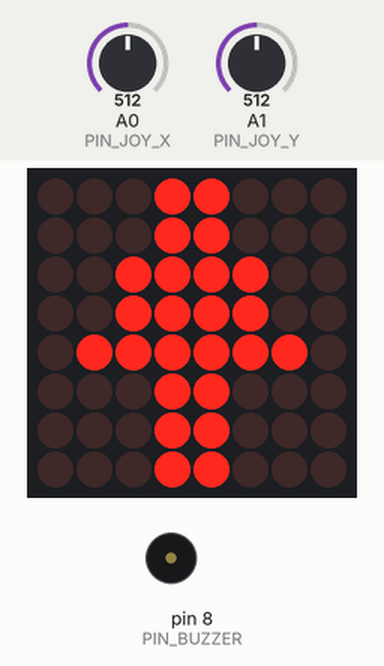
A sketch run on a simulated Arduino Uno, built with avr-gcc and run on an emulated ATmega328P. Shown: 8×8 LED matrix, buzzer (waves = sounding). The inputs (shaded band) are chosen by the test bench; at power-on: A0 (PIN_JOY_X) = 512, A1 (PIN_JOY_Y) = 512. Random numbers use the default seed unless the sketch sets one.

Above: at 0.7 s.
At 2.0 s:
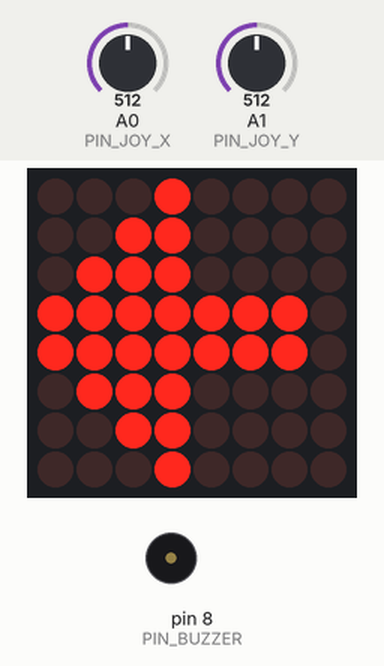
2.1 s: A0 (PIN_JOY_X) set to 635
5.1 s: A0 (PIN_JOY_X) set to 660
At 7.86 s:
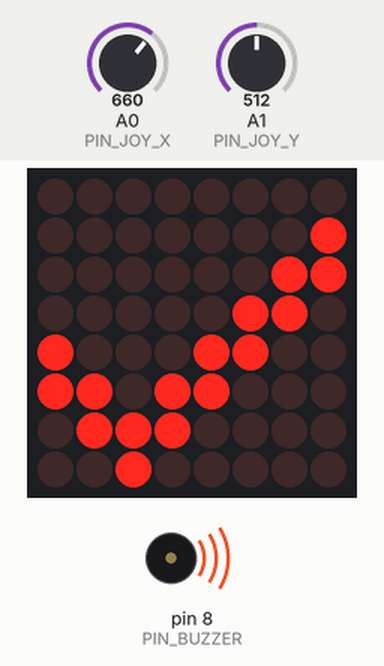
8.1 s: A1 (PIN_JOY_Y) set to 642
11.1 s: A1 (PIN_JOY_Y) set to 672
At 11.59 s:
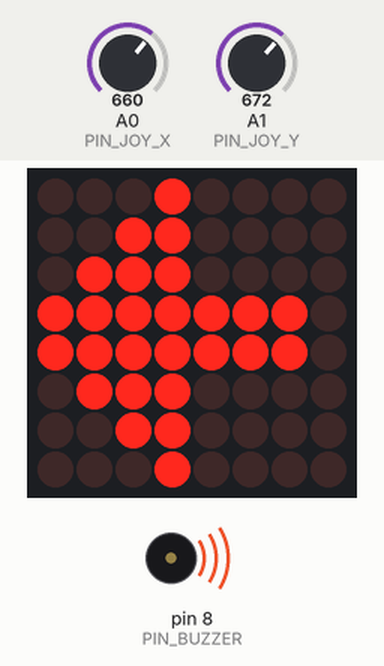
14.1 s: A0 (PIN_JOY_X) set to 364
17.1 s: A0 (PIN_JOY_X) set to 344
At 22.3 s:
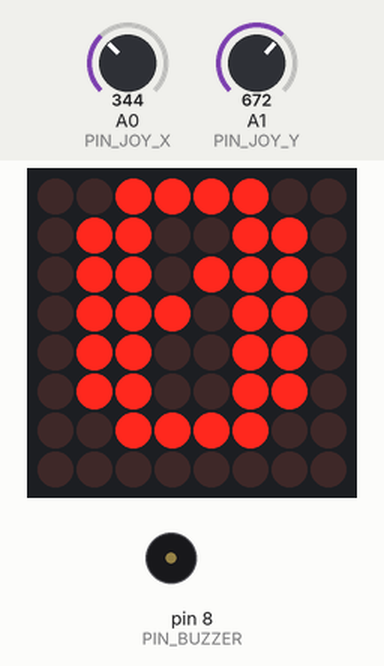
Timing chart, 0 to 24.9 s (numbered marks = the images above; inputs shaded):
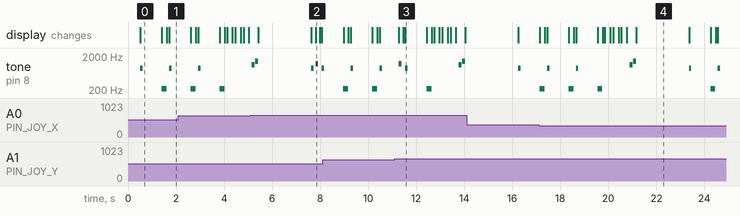

The sketch:

Reverse_Rush_final.ino
```cpp
/*
  REVERSE RUSH — UNO R3 + MAX7219 + Joystick + Buzzer
  Mapping: Left/Right = SAME, Up/Down = OPPOSITE
*/

#include <LedControl.h>

/*** CONFIG ***/
const uint8_t PIN_MX_DIN = 12, PIN_MX_CLK = 11, PIN_MX_CS  = 10;
const uint8_t PIN_JOY_X  = A0, PIN_JOY_Y  = A1, PIN_JOY_SW = 2;
const uint8_t PIN_BUZZER = 8;
const int MATRIX_ORIENTATION = 0;              // 0/90/180/270
const unsigned long ROUND_TIME_MS = 900;
const unsigned long HOLD_OK_MS    = 180;
const uint8_t LIVES_START = 3;
int DEADZONE = 140;

const bool TWO_DIGIT_MIRROR = true;   // flip only the compact two-digit score if needed

/*** END CONFIG ***/

LedControl mx(PIN_MX_DIN, PIN_MX_CLK, PIN_MX_CS, 1);

enum Dir { NONE=-1, UP=0, DOWN=1, LEFT=2, RIGHT=3 };

// ---------- 8x8 icons
const byte ARROW_UP[8]    ={B00011000,B00011000,B00111100,B00111100,B01111110,B00011000,B00011000,B00011000};
const byte ARROW_DOWN[8]  ={B00011000,B00011000,B00011000,B01111110,B00111100,B00111100,B00011000,B00011000};
const byte ARROW_LEFT[8]  ={B00001000,B00001100,B00001110,B01111111,B01111111,B00001110,B00001100,B00001000};
const byte ARROW_RIGHT[8] ={B00010000,B00110000,B01110000,B11111110,B11111110,B01110000,B00110000,B00010000};
const byte TICK[8]        ={B00000000,B00000001,B00000011,B00000110,B10001100,B11011000,B01110000,B00100000};
const byte CROSS[8]       ={B10000001,B01000010,B00100100,B00011000,B00011000,B00100100,B01000010,B10000001};

// ---------- big digits (for single-digit score)
const byte DIGIT_0[8]={B00111100,B01100110,B01101110,B01110110,B01100110,B01100110,B00111100,B00000000};
const byte DIGIT_1[8]={B00011000,B00111000,B00011000,B00011000,B00011000,B00011000,B00111100,B00000000};
const byte DIGIT_2[8]={B00111100,B01100110,B00000110,B00001100,B00110000,B01100000,B01111110,B00000000};
const byte DIGIT_3[8]={B00111100,B01100110,B00000110,B00011100,B00000110,B01100110,B00111100,B00000000};
const byte DIGIT_4[8]={B00001100,B00011100,B00101100,B01001100,B01111110,B00001100,B00001100,B00000000};
const byte DIGIT_5[8]={B01111110,B01100000,B01111100,B00000110,B00000110,B01100110,B00111100,B00000000};
const byte DIGIT_6[8]={B00111100,B01100110,B01100000,B01111100,B01100110,B01100110,B00111100,B00000000};
const byte DIGIT_7[8]={B01111110,B00000110,B00001100,B00011000,B00110000,B00110000,B00110000,B00000000};
const byte DIGIT_8[8]={B00111100,B01100110,B01100110,B00111100,B01100110,B01100110,B00111100,B00000000};
const byte DIGIT_9[8]={B00111100,B01100110,B01100110,B00111110,B00000110,B01100110,B00111100,B00000000};

// ---------- tiny 3×5 font for side-by-side two digits
const byte FONT3x5[10][5] = {
  {B111,B101,B101,B101,B111}, //0
  {B010,B110,B010,B010,B111}, //1
  {B111,B001,B111,B100,B111}, //2
  {B111,B001,B111,B001,B111}, //3
  {B101,B101,B111,B001,B001}, //4
  {B111,B100,B111,B001,B111}, //5
  {B111,B100,B111,B101,B111}, //6
  {B111,B001,B010,B100,B100}, //7
  {B111,B101,B111,B101,B111}, //8
  {B111,B101,B111,B001,B111}  //9
};

// ---------- game state (define ONCE)
uint8_t lives = LIVES_START;
uint16_t score = 0;
Dir currentArrow = NONE;
int cx = 512, cy = 512;

// ---------- helpers
void muteBuzzer(){ noTone(PIN_BUZZER); digitalWrite(PIN_BUZZER, LOW); }
void beepOK(){ tone(PIN_BUZZER,1200,120); }
void beepFail(){ tone(PIN_BUZZER,220,200); }
void beepStart(){ tone(PIN_BUZZER,880,100); }

void rotatedShow(const byte img[8], int deg){
  byte out[8]={0,0,0,0,0,0,0,0};
  if (deg==0){ for(int r=0;r<8;r++) mx.setRow(0,r,img[r]); return; }
  for(int r=0;r<8;r++){
    for(int c=0;c<8;c++){
      if ((img[r]>>c)&1){
        int rr,cc;
        if (deg==90){ rr=c; cc=7-r; }
        else if (deg==180){ rr=7-r; cc=7-c; }
        else { rr=7-c; cc=r; } //270
        out[rr] |= (1<<cc);
      }
    }
  }
  for(int r=0;r<8;r++) mx.setRow(0,r,out[r]);
}
void matrixShow(const byte img[8]){ rotatedShow(img, MATRIX_ORIENTATION); }
void matrixShowBuf(const byte buf[8]){ rotatedShow(buf, MATRIX_ORIENTATION); }
void matrixClear(){ for(int r=0;r<8;r++) mx.setRow(0,r,0); }

void showDigitBig(int n){
  switch(n){
    case 0: matrixShow(DIGIT_0); break; case 1: matrixShow(DIGIT_1); break;
    case 2: matrixShow(DIGIT_2); break; case 3: matrixShow(DIGIT_3); break;
    case 4: matrixShow(DIGIT_4); break; case 5: matrixShow(DIGIT_5); break;
    case 6: matrixShow(DIGIT_6); break; case 7: matrixShow(DIGIT_7); break;
    case 8: matrixShow(DIGIT_8); break; case 9: matrixShow(DIGIT_9); break;
    default: matrixClear(); break;
  }
}

// draw two 3×5 digits on one 8×8 frame (handles left↔right mirroring)
void showTwoDigits(int tens, int ones){
  byte img[8] = {0,0,0,0,0,0,0,0};
  const int top  = 1;   // rows 1..5
  const int colT = 0;   // tens at cols 0..2
  const int colO = 4;   // ones at cols 4..6

  for(int r=0; r<5; r++){
    byte tr  = FONT3x5[tens][r];   // bits 2..0
    byte orr = FONT3x5[ones][r];

    for(int c=0; c<3; c++){
      if (tr & (1 << (2 - c))) {
        int col = TWO_DIGIT_MIRROR ? (7 - (colT + c)) : (colT + c);
        img[top + r] |= (1 << col);
      }
      if (orr & (1 << (2 - c))) {
        int col = TWO_DIGIT_MIRROR ? (7 - (colO + c)) : (colO + c);
        img[top + r] |= (1 << col);
      }
    }
  }
  matrixShowBuf(img);  // still honors MATRIX_ORIENTATION for your module
}


Dir oppositeOf(Dir d){
  if(d==UP) return DOWN; if(d==DOWN) return UP; if(d==LEFT) return RIGHT; if(d==RIGHT) return LEFT; return NONE;
}

Dir readJoystickDir(){
  int x=analogRead(PIN_JOY_X), y=analogRead(PIN_JOY_Y);
  int dx=x-cx, dy=y-cy;
  if (abs(dx)<DEADZONE && abs(dy)<DEADZONE) return NONE;
  if (abs(dx)>abs(dy)) return (dx<0)?LEFT:RIGHT;
  return (dy<0)?UP:DOWN;  // most sticks: UP = smaller Y
}

void showArrow(Dir d){
  switch(d){
    case UP:    matrixShow(ARROW_UP); break;
    case DOWN:  matrixShow(ARROW_DOWN); break;
    case LEFT:  matrixShow(ARROW_LEFT); break;
    case RIGHT: matrixShow(ARROW_RIGHT); break;
    default:    matrixClear(); break;
  }
}

Dir randomArrow(){ return (Dir)random(0,4); }

bool waitForOpposite(Dir requiredOpp, unsigned long timeLimitMs, unsigned long holdMs){
  unsigned long t0=millis(), okStart=0;
  while (millis()-t0 < timeLimitMs){
    Dir d=readJoystickDir();
    if (d==requiredOpp){
      if (!okStart) okStart=millis();
      if (millis()-okStart >= holdMs) return true;
    } else if (d==NONE){
      // keep waiting
    } else {
      okStart=0;
    }
  }
  return false;
}

void flashImage(const byte img[8], uint8_t times, uint16_t onMs, uint16_t offMs){
  for(uint8_t i=0;i<times;i++){ matrixShow(img); delay(onMs); matrixClear(); delay(offMs); }
}

void showScore(uint16_t s){
  tone(PIN_BUZZER,1100,120); delay(150);
  tone(PIN_BUZZER,1400,120); delay(120);
  muteBuzzer();

  uint16_t capped = (s>99)?99:s;
  if (capped < 10){
    showDigitBig(capped); delay(2200);
  } else {
    int tens=capped/10, ones=capped%10;
    showTwoDigits(tens, ones); delay(2500);
  }
  matrixClear();
}

void gameOver(){
  for(int i=0;i<3;i++) flashImage(CROSS,1,220,120);
  muteBuzzer();
  showScore(score);
  lives = LIVES_START;
  score = 0;
}

void startRound(){
  currentArrow = randomArrow();
  showArrow(currentArrow);
  beepStart();
}

void setup(){
  pinMode(PIN_BUZZER,OUTPUT);
  pinMode(PIN_JOY_SW,INPUT_PULLUP);
  mx.shutdown(0,false); mx.setIntensity(0,4); mx.clearDisplay(0);
  randomSeed(analogRead(A5));
  muteBuzzer();

  long sx=0, sy=0; const int N=50;
  for(int i=0;i<N;i++){ sx+=analogRead(PIN_JOY_X); sy+=analogRead(PIN_JOY_Y); delay(10); }
  cx = sx/N; cy = sy/N;
  DEADZONE = max(120, min(200, DEADZONE));

  startRound();
}

void loop(){
  if (currentArrow != NONE){
    Dir need = oppositeOf(currentArrow);
    bool ok = waitForOpposite(need, ROUND_TIME_MS, HOLD_OK_MS);

    if (ok){ score++; beepOK(); flashImage(TICK,1,180,80); }
    else   { if(lives>0) lives--; beepFail(); flashImage(CROSS,1,200,100); }
    muteBuzzer();

    if (lives==0){ gameOver(); startRound(); return; }
    startRound(); return;
  }

  // fallback idle
  muteBuzzer();
  matrixShow(ARROW_UP);    delay(150);
  matrixShow(ARROW_RIGHT); delay(150);
  matrixShow(ARROW_DOWN);  delay(150);
  matrixShow(ARROW_LEFT);  delay(150);
}
```

Measured:
- the behaviour switches between 651 and 652 on A0 (PIN_JOY_X) (found by bisection; images 1 and 2)
- the behaviour switches between 659 and 660 on A1 (PIN_JOY_Y) (found by bisection; images 2 and 3)
- the behaviour switches between 352 and 351 on A0 (PIN_JOY_X) (found by bisection; images 3 and 4)
- by itself, tone on pin 8 (PIN_BUZZER): plays 220 Hz for 0.20 s, 880 Hz for 0.10 s, 220 Hz for 0.20 s, 880 Hz for 0.10 s, 220 Hz for 0.20 s, 1100 Hz for 0.12 s … (10 notes in this stretch)
- what the display in image 0 shows lasts 0.9 s, from 0.5 s to 1.4 s
